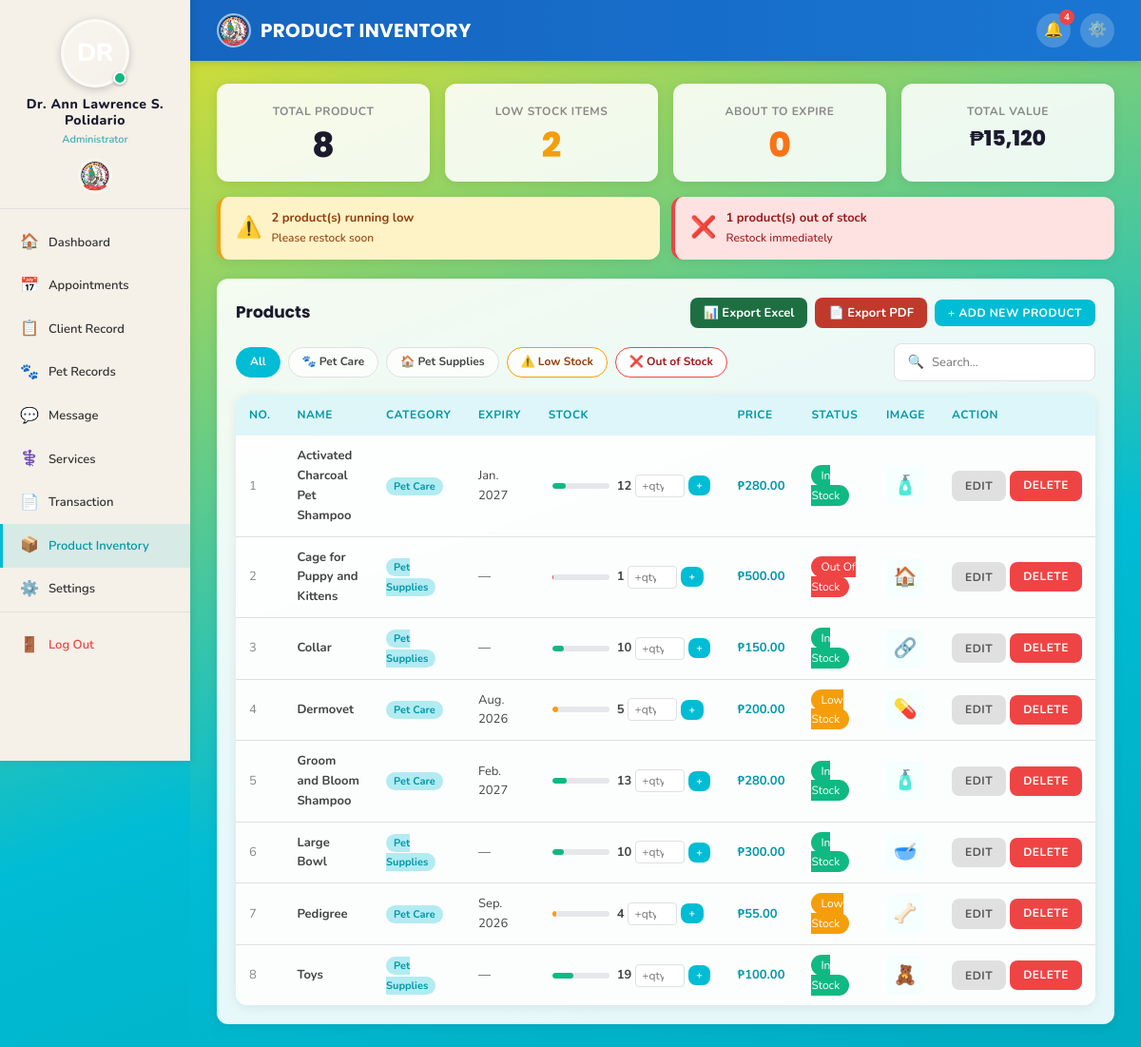
The page /admin/inventory.php (signed in) on the database as committed earlier.
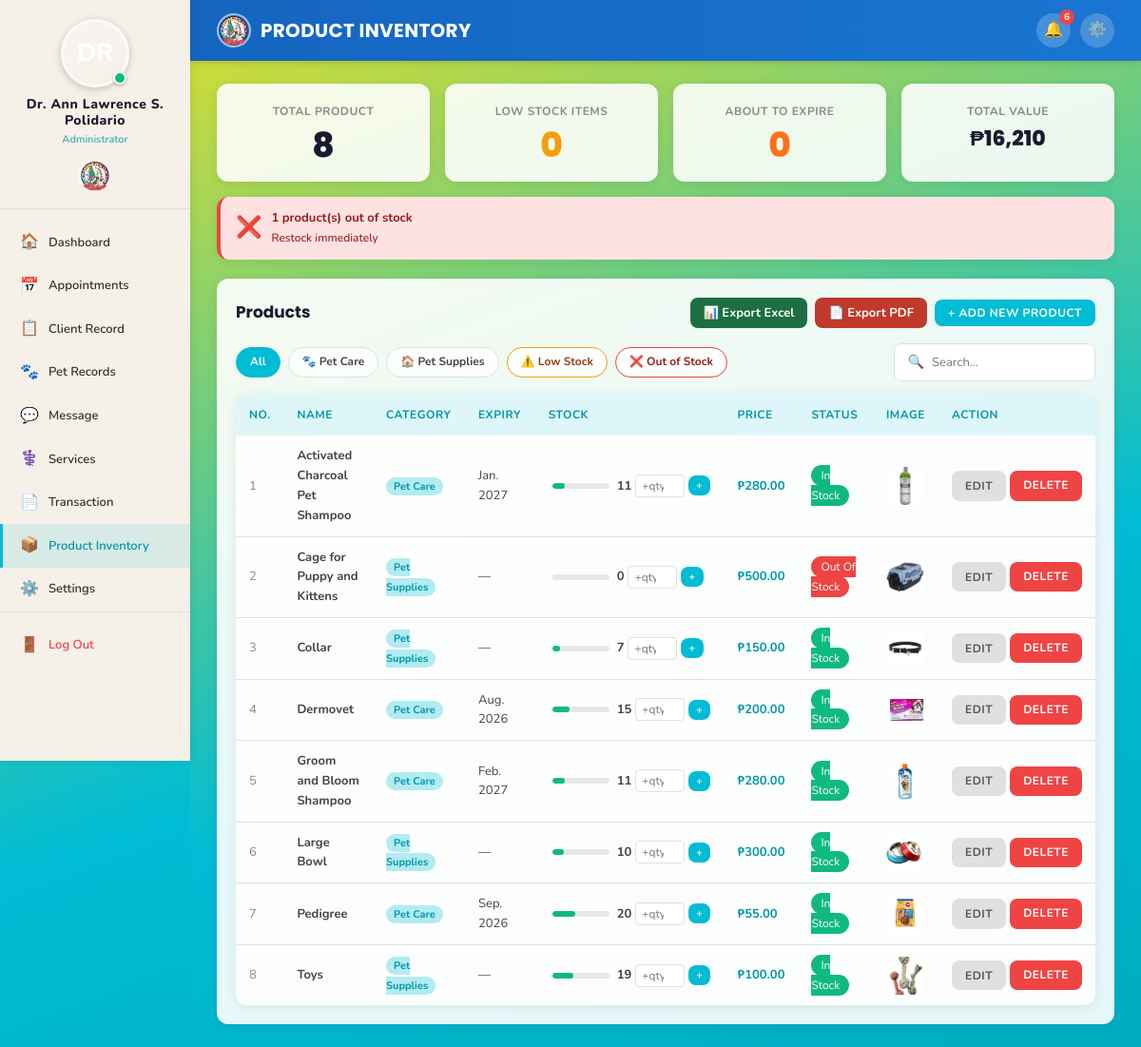
The same page on the database as committed later.
### tables this page shows
CREATE TABLE `products` (
  `id` int(11) NOT NULL,
  `name` varchar(150) NOT NULL,
  `category` enum('pet_care','pet_supplies') DEFAULT 'pet_care',
  `price` decimal(10,2) NOT NULL,
  `quantity` int(11) DEFAULT 0,
  `expiry_date` date DEFAULT NULL,
  `status` enum('in_stock','low_stock','out_of_stock') DEFAULT 'in_stock',
  `image` varchar(255) DEFAULT NULL,
  `created_at` timestamp NOT NULL DEFAULT current_timestamp()
);

### admin/inventory.php (the view, shortened to what the changed rows need)
<?php
require_once '../includes/auth.php';
$low_count    = countRows($conn, 'products', "status='low_stock'");
$out_count    = countRows($conn, 'products', "status='out_of_stock'");
$exp_count    = countRows($conn, 'products',
    "expiry_date IS NOT NULL AND expiry_date BETWEEN CURDATE()
     AND DATE_ADD(CURDATE(), INTERVAL 90 DAY)");
$total_val    = getRow($conn,
    "SELECT COALESCE(SUM(price*quantity),0) AS v FROM products")['v'] ?? 0;
$where = '1=1';
$products = getRows($conn,
    "SELECT * FROM products WHERE $where ORDER BY name ASC");
$prod_icons = [
    'Groom and Bloom Shampoo'       =>'🧴',
    'Activated Charcoal Pet Shampoo'=>'🧴',
    'Dermovet'                      =>'💊',
    'Pedigree'                      =>'🦴',
    'Collar'                        =>'🔗',
    'Toys'                          =>'🧸',
    'Cage for Puppy and Kittens'    =>'🏠',
    'Large Bowl'                    =>'🥣',
];
?>
<!DOCTYPE html>
<html lang="en">
<head>
    <link rel="stylesheet" href="../assets/css/style.css">
</head>
<body>
<div class="app-wrapper">
    <div class="main-content">
        <div class="topbar">
            <div class="topbar-actions">
                <a href="notifications.php" class="topbar-btn" title="Notifications">
                    🔔
                    <?php $unread_notif = getUnreadNotifications($conn, $_SESSION['user_id']); if ($unread_notif > 0): ?>
                        <span class="badge-count"><?= $unread_notif ?></span>
                    <?php endif; ?>
                </a>
            </div>
        </div>
        <div class="page-body">
            <div class="stat-cards"
                 style="grid-template-columns:repeat(4,1fr);margin-bottom:16px;">
                <div class="stat-card">
                    <div class="stat-label">Low Stock Items</div>
                    <div class="stat-value" style="color:#f59e0b;"><?= $low_count ?></div>
                </div>
                <div class="stat-card">
                    <div class="stat-label">Total Value</div>
                    <div class="stat-value" style="font-size:22px;">
                        ₱<?= number_format($total_val, 0) ?>
                    </div>
                </div>
            </div>
            <?php if ($low_count || $out_count || $exp_count): ?>
            <div class="alert-banners">
                <?php if ($low_count): ?>
                <div class="ab ab-low">
                    <span class="ab-icon">⚠️</span>
                    <div>
                        <strong><?= $low_count ?> product(s) running low</strong><br>
                        <span style="font-weight:500;font-size:12px;">Please restock soon</span>
                    </div>
                </div>
                <?php endif; ?>
            </div>
            <?php endif; ?>
            <div class="inv-table-section">
                <?php if (empty($products)): ?>
                    <div class="empty-state">
                        <div class="empty-icon">📦</div>
                        <h3>No products found</h3>
                    </div>
                <?php else: ?>
                <div class="table-wrapper">
                    <table id="inventoryTable">
                        <thead>
                            <tr>
                                <th>No.</th>
                                <th>Name</th>
                                <th>Category</th>
                                <th>Expiry</th>
                                <th>Stock</th>
                                <th>Price</th>
                                <th>Status</th>
                                <th>Image</th>
                                <th>Action</th>
                            </tr>
                        </thead>
                        <tbody>
                            <?php foreach ($products as $i => $p):
                                $ecls   = '';
                                $elabel = $p['expiry_date']
                                    ? date('M. Y', strtotime($p['expiry_date']))
                                    : '—';
                                $max  = 50;
                                $pct  = min(100, round(($p['quantity']/$max)*100));
                                $bcls = $p['status']==='in_stock' ? 's-in'
                                      : ($p['status']==='low_stock' ? 's-low' : 's-out');
                                $icon = $prod_icons[$p['name']] ?? '🐾';
                            ?>
                            <tr>
                                <td style="color:var(--text-light);"><?= $i+1 ?></td>
                                <td><strong><?= htmlspecialchars($p['name']) ?></strong></td>
                                <td>
                                    <span style="font-size:11px;background:var(--teal-light);
                                                 color:var(--teal-dark);padding:2px 8px;
                                                 border-radius:20px;font-weight:700;">
                                        <?= $p['category']==='pet_care' ? 'Pet Care':'Pet Supplies' ?>
                                    </span>
                                </td>
                                <td class="<?= $ecls ?>"><?= $elabel ?></td>
                                <td>
                                    <div style="display:flex;align-items:center;gap:4px;">
                                        <div class="stock-bar-wrap">
                                            <div class="stock-bar-fill <?= $bcls ?>"
                                                 style="width:<?= $pct ?>%"></div>
                                        </div>
                                        <span style="font-weight:700;font-size:13px;">
                                            <?= $p['quantity'] ?>
                                        </span>
                                        <form method="POST" class="restock-form">
                                            <input type="number" name="add_quantity"
                                                   class="rq-input" min="1" placeholder="+qty">
                                            <button type="submit"
                                                    class="btn btn-teal btn-sm"
                                                    style="padding:3px 8px;font-size:11px;"
                                                    title="Add stock">+</button>
                                        </form>
                                    </div>
                                </td>
                                <td style="font-weight:700;color:var(--teal-dark);">
                                    ₱<?= number_format($p['price'],2) ?>
                                </td>
                                <td><?= statusBadge($p['status']) ?></td>
                                <td>
                                    <div class="prod-thumb">
                                        <?php if ($p['image']): ?>
                                            <img src="../assets/css/images/products/<?= htmlspecialchars($p['image']) ?>"
                                                 alt="<?= htmlspecialchars($p['name']) ?>"
                                                 style="width:40px;height:40px;object-fit:cover;border-radius:6px;"
                                                 onerror="this.parentElement.textContent='<?= $icon ?>'">
                                        <?php else: ?>
                                            <?= $icon ?>
                                        <?php endif; ?>
                                    </div>
                                </td>
                                <td>
                                    <div style="display:flex;gap:4px;">
                                        <button class="btn btn-gray btn-sm"
                                                onclick='openEditProd(<?= json_encode($p) ?>)'>
                                            Edit
                                        </button>
                                        <a href="?delete=<?= $p['id'] ?>"
                                           onclick="return confirm('Delete this product?')"
                                           class="btn btn-red btn-sm">Delete</a>
                                    </div>
                                </td>
                            </tr>
                            <?php endforeach; ?>
                        </tbody>
                    </table>
                </div>
                <?php endif; ?>
            </div>
        </div>
    </div>
</div>
</body>
</html>

### includes/db.php (shortened to what the changed rows need)
<?php
function getRow($conn, $sql) {
    $result = mysqli_query($conn, $sql);
    if ($result && mysqli_num_rows($result) > 0) {
        return mysqli_fetch_assoc($result);
    }
    return null;
}
function getRows($conn, $sql) {
    $result = mysqli_query($conn, $sql);
    $rows = [];
    if ($result && mysqli_num_rows($result) > 0) {
        while ($row = mysqli_fetch_assoc($result)) {
            $rows[] = $row;
        }
    }
    return $rows;
}
function countRows($conn, $table, $where = '') {
    $sql = "SELECT COUNT(*) as total FROM $table";
    if ($where) $sql .= " WHERE $where";
    $result = mysqli_query($conn, $sql);
    $row = mysqli_fetch_assoc($result);
    return $row['total'] ?? 0;
}
function statusBadge($status) {
    $colors = [
        'pending'       => '#f59e0b',
        'confirmed'     => '#3b82f6',
        'completed'     => '#10b981',
        'cancelled'     => '#ef4444',
        'paid'          => '#10b981',
        'overdue'       => '#ef4444',
        'active'        => '#10b981',
        'inactive'      => '#6b7280',
        'available'     => '#10b981',
        'not_available' => '#ef4444',
        'in_stock'      => '#10b981',
        'low_stock'     => '#f59e0b',
        'out_of_stock'  => '#ef4444',
    ];
    $color = $colors[$status] ?? '#6b7280';
    $label = ucwords(str_replace('_', ' ', $status));
    return "<span class='badge' style='background:$color;color:#fff;padding:3px 10px;border-radius:20px;font-size:12px;'>$label</span>";
}
function getUnreadNotifications($conn, $user_id) {
    $user_id = (int)$user_id;
    $result = mysqli_query($conn, "SELECT COUNT(*) as cnt FROM notifications WHERE user_id = $user_id AND is_read = 0");
    $row = mysqli_fetch_assoc($result);
    return $row['cnt'] ?? 0;
}
?>

Rows that differ between the two databases and show on the page:
changed products "Activated Charcoal Pet Shampoo": quantity "12" → "11"; image: picture added; name "🧴" → (not shown)
changed products "Cage for Puppy and Kittens": quantity "1" → "0"; image: picture added; name "🏠" → (not shown)
changed products "Collar": quantity "10" → "7"; image: picture added; name "🔗" → (not shown)
changed products "Dermovet": quantity "5" → "15"; status "Low Stock" → "In Stock"; image: picture added; name "💊" → (not shown)
changed products "Groom and Bloom Shampoo": quantity "13" → "11"; image: picture added; name "🧴" → (not shown)
changed products "Large Bowl": image: picture added; name "🥣" → (not shown)
changed products "Pedigree": quantity "4" → "20"; status "Low Stock" → "In Stock"; image: picture added; name "🦴" → (not shown)
changed products "Toys": image: picture added; name "🧸" → (not shown)
Other text that changed with them:
$unread_notif: "4" → "6"
$low_count: "2" → "0"
$total_val: "15,120" → "16,210"
$low_count: "2" → (not shown)
text no longer shown: "⚠️ product(s) running low Please restock soon"
